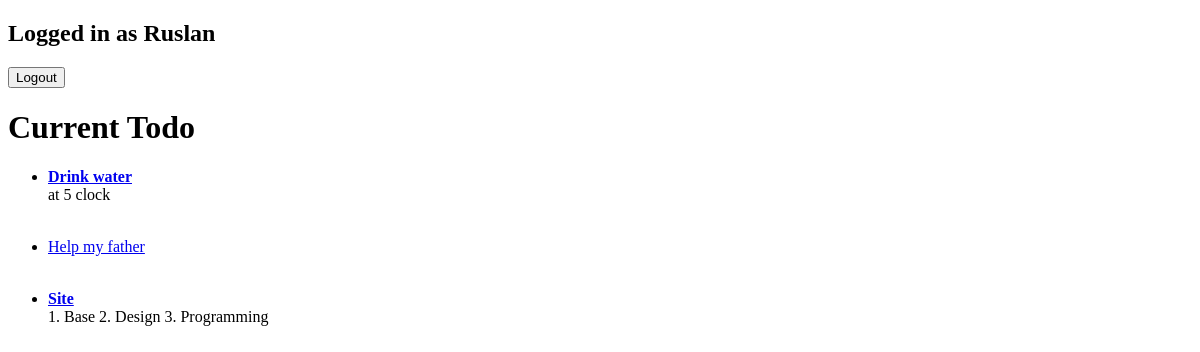
/current/ (signed in), run on an earlier commit of the app's database.
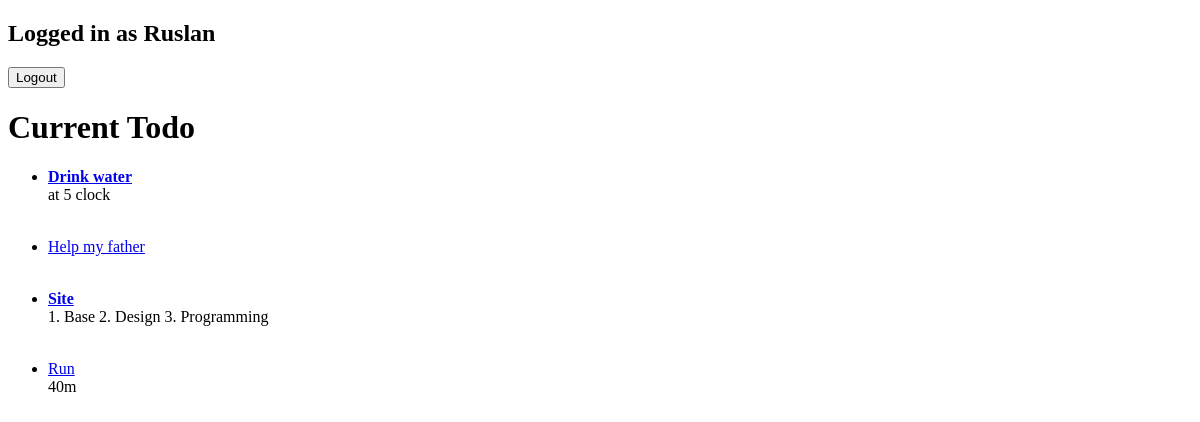
And on a later commit of the database.
### todo/models.py (models this page shows, shortened)
class Todo(models.Model):
    tittle = models.CharField(max_length=100)
    memo = models.TextField(blank=True)
    created = models.DateTimeField(auto_now_add=True)
    datecompleted = models.DateTimeField(null=True, blank=True)
    important = models.BooleanField(default=False)
    user = models.ForeignKey(User, on_delete=models.CASCADE)

### todo/views.py (the view)
# urls.py: path('current/', views.CurrentTodo, name='CurrentTodo'),
def CurrentTodo(request):
    data = Todo.objects.filter(user=request.user, datecompleted__isnull=True)
    return render(request, 'todo/CurrentTodo.html', {'data':data})

### todo/templates/todo/CurrentTodo.html
{% extends 'todo/base.html' %}
{% block content %}
    <h1>Current Todo</h1>
    <ul>
        {% for item in data %}
            <li {% if item.important %}style="font-weight: bold"{% endif %}>
            <a href="{% url 'viewtodo' item.id %}">{{ item.tittle }}</a></li>
                <p style="margin-top: 0;">{{ item.memo }}</p><br>
        {% endfor %}
    </ul>
{% endblock %}

What changed in the data, as far as the page shows it:
added Todo: tittle "Run", memo "40m", important False (drawn)
